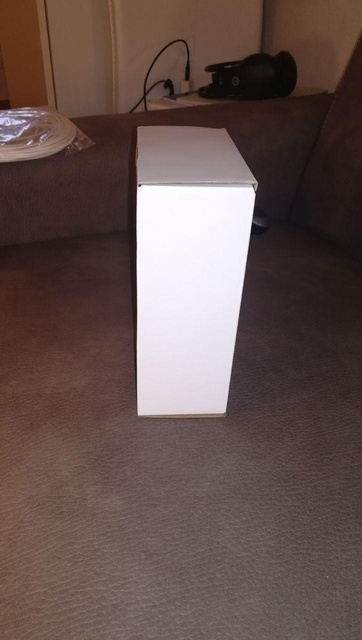
#> input picture 1-box/zimages/box/box2.jpg, 362 x 640 px, shrunk from 723 x 1280 before the run; the run also reads 1 picture not shown here
$ jupyter execute --allow-errors color_filtering.ipynb
#> lines starting #> are read from the running program, lines starting #| are printed output that depends on the picture
### histogram equalization

##### generalized h.e.

improves contrast by using whole colorspace range

##### contrast limited adaptive h.e.

same thing, on smaller chunks of image

https://docs.opencv.org/master/d5/daf/tutorial_py_histogram_equalization.html

###### NB ONLY FOR GRAYSCALED IMAGES

clahe method performs better avoiding to introduce too much bright pixels (added by ghe in the deep), but can be seen that in lowers the amount of "purely white" pixels, possibly this can harm contours recognition

[cell 1]
import cv2
from matplotlib import pyplot as plt
import numpy

image=cv2.cvtColor(cv2.imread('../zimages/box/box2.jpg'),cv2.COLOR_BGR2GRAY)
#> image: shape (640, 362); min 5, max 255, mean 87.7

#> (the rest of this cell did not finish here and is left out)

### normalization and equalization

**normalization** lets redefine min and max intensity : mapping to minNew and maxNew range

[cell 2]
import cv2
import numpy as np
from matplotlib import pyplot as plt

image=cv2.cvtColor(cv2.imread('../zimages/box/box4.jpg'),cv2.COLOR_BGR2GRAY)
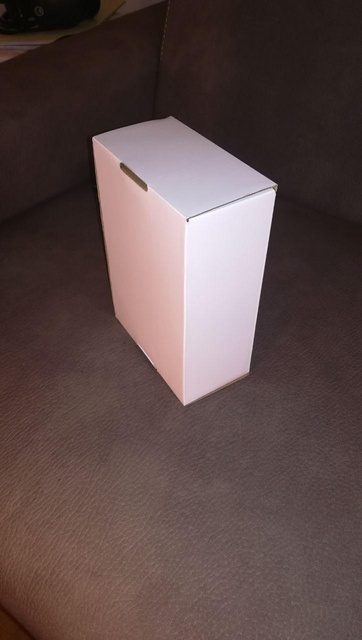
#> input picture 1-box/zimages/box/box4.jpg, 362 x 640 px, shrunk from 723 x 1280 before the run
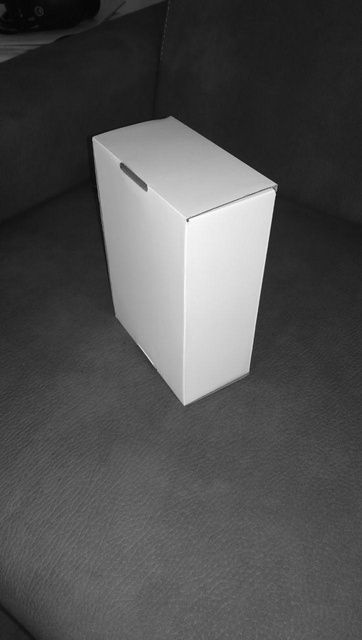
#> image: shape (640, 362); min 1, max 254, mean 80.5
hist,_ = np.histogram(image.flatten(),256,[0,256])
#> hist = 256 values, max 7859 at index 31, min 0 at index 0, mean 905

minNew=0
maxNew=255
normim=cv2.normalize(image,None,minNew,maxNew,cv2.NORM_MINMAX)
normhist,_=np.histogram(normim.flatten(),256,[0,256])
#> normhist = 256 values, max 7859 at index 30, min 0 at index 1, mean 905
normhist,_=np.histogram(normim.flatten(),256,[0,256])
eqim=cv2.equalizeHist(image)
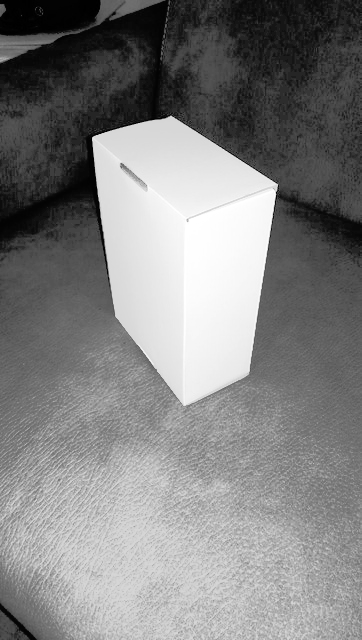
#> eqim: shape (640, 362); min 0, max 255, mean 129.1
eqhist,_=np.histogram(eqim.flatten(),256,[0,256])
#> eqhist = 256 values, max 7859 at index 37, min 0 at index 9, mean 905

plt.subplot(1,3,1)
plt.imshow(eqim,cmap='gray')
plt.subplot(1,3,2)
plt.imshow(image,cmap='gray')
plt.subplot(1,3,3)
plt.imshow(normim,cmap='gray')
plt.show()

plt.plot(hist,color = 'k')
plt.plot(eqhist,color = 'y')
plt.plot(normhist,color = 'r')
plt.show()
#> figure, not shown here; curve peaks at x = 31, y = 7859; curve peaks at x = 37, y = 7859; curve peaks at x = 30, y = 7859
#print(min(hist[hist>0]))

### effects on grayscaling and filtering order
almost no difference, more noticiable if the kernel of the filter gets smaller and the action gets bigger; hence the bilateral filter may be used before/after grayscale conversion

grayscale conversion seems to "compress the histogram toward the center of a valley-peak-valley area"

[cell 3]
import cv2
import numpy as np
from matplotlib import pyplot as plt

image=cv2.cvtColor(cv2.imread('../zimages/box/box4.jpg'),cv2.COLOR_BGR2RGB)
#> image: shape (640, 362, 3)
imagegray=cv2.cvtColor(image,cv2.COLOR_RGB2GRAY)

# bilateral filter on original and copy
fltparam=(21,51,51)
image=cv2.bilateralFilter(image,fltparam[0],fltparam[1],fltparam[2])
imagegray=cv2.bilateralFilter(imagegray,fltparam[0],fltparam[1],fltparam[2])

#reconversion of gray/conversion of colored filtered
#new=cv2.cvtColor(imagegray,cv.COLOR_GRAY2RGB) #CAN'T GO BACK since channels were merged
newgray=cv2.cvtColor(image,cv2.COLOR_RGB2GRAY)

#histogram comparison
histng,_ = np.histogram(newgray,256,[0,256])
#> histng = 256 values, max 9281 at index 33, min 0 at index 0, mean 905
histg,_ = np.histogram(imagegray,256,[0,256])
#> histg = 256 values, max 9114 at index 33, min 0 at index 0, mean 905
hist,_ = np.histogram(image,256,[0,256])
#> hist = 256 values, max 15965 at index 29, min 0 at index 0, mean 2715
plt.plot(hist,color = 'k')
plt.plot(histg,color = 'r')
plt.plot(histng,color = 'y')
plt.show()
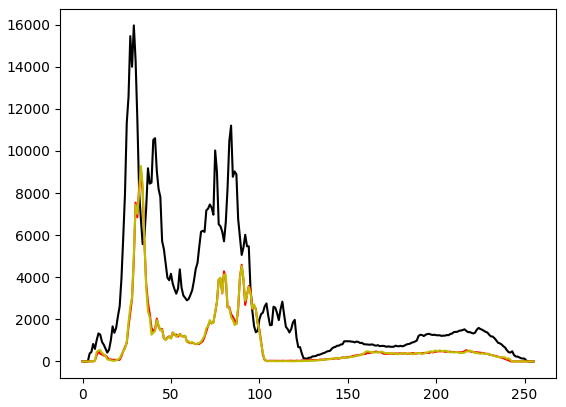
#> figure drawn by matplotlib, 1 panel; curve peaks at x = 29, y = 15965; curve peaks at x = 33, y = 9114; curve peaks at x = 33, y = 9281

### effect of bilateral filter on histogram

as expected, bilateral filter makes the histogram "more sharp" with steeper changes, since it enhances the edges.
must be noted that, as reported in the last chart, the histogram of merged and filtered channels is not identical to the one of the filtered original image, but the changes are not straightforward; for practiticity filter will be used on the full channel image directly

[cell 4]
import cv2
import numpy as np
from matplotlib import pyplot as plt

image=cv2.imread('../../images/box/box2.jpg')
#> image is the input picture: shape (640, 362, 3); mean B, G, R 79, 82.5, 101.3
hist,_=np.histogram(image,256,[0,256])
#> hist = 256 values, max 9282 at index 86, min 19 at index 1, mean 2715
imager,imageg,imageb = cv2.split(image)
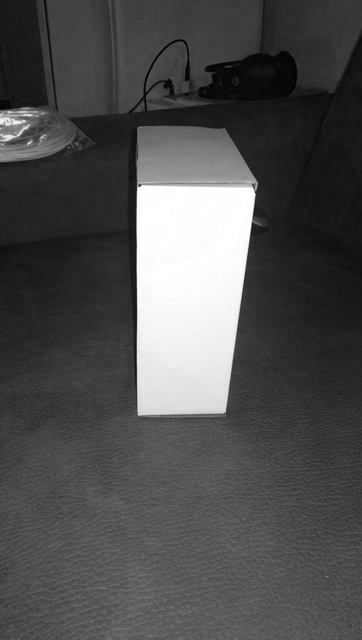
#> imager: shape (640, 362); min 0, max 255, mean 79
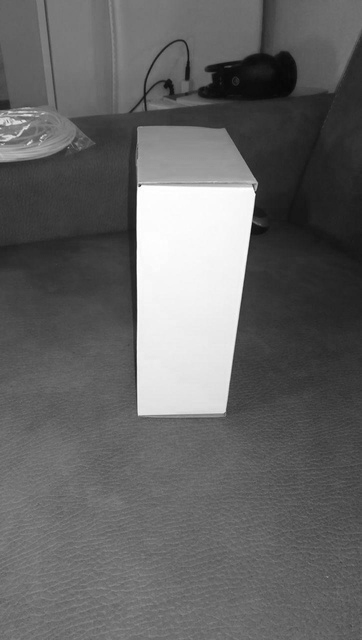
#> imageb: shape (640, 362); min 5, max 255, mean 101.3
histr,_ = np.histogram(imager,256,[0,256])
#> histr = 256 values, max 4102 at index 254, min 6 at index 200, mean 905
histg,_ = np.histogram(imageg,256,[0,256])
#> histg = 256 values, max 4765 at index 86, min 0 at index 1, mean 905
histb,_ = np.histogram(imageb,256,[0,256])
#> histb = 256 values, max 4598 at index 109, min 0 at index 0, mean 905
plt.plot(hist,color = 'y')
plt.plot(histr,color = 'r')
plt.plot(histg,color = 'g')
plt.plot(histb,color = 'b')
plt.show()
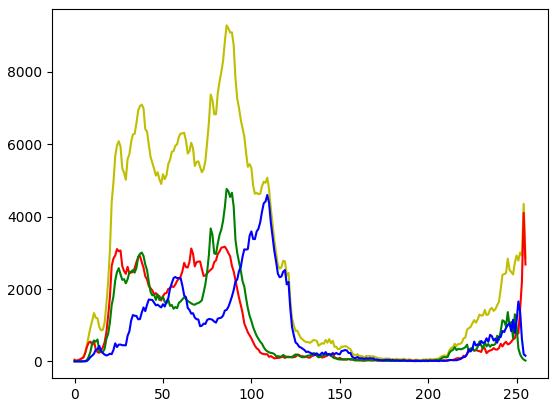
#> figure drawn by matplotlib, 1 panel; curve peaks at x = 86, y = 9282; curve peaks at x = 254, y = 4102; curve peaks at x = 86, y = 4765

fltparam=(21,51,51)
fimage=cv2.bilateralFilter(image,fltparam[0],fltparam[1],fltparam[2])
fimager=cv2.bilateralFilter(imager,fltparam[0],fltparam[1],fltparam[2])
fimageg=cv2.bilateralFilter(imageg,fltparam[0],fltparam[1],fltparam[2])
fimageb=cv2.bilateralFilter(imageb,fltparam[0],fltparam[1],fltparam[2])
fhist,_=np.histogram(fimage,256,[0,256])
#> fhist = 256 values, max 12458 at index 89, min 0 at index 0, mean 2715
fhistr,_ = np.histogram(fimager,256,[0,256])
#> fhistr = 256 values, max 5784 at index 87, min 0 at index 0, mean 905
fhistg,_ = np.histogram(fimageg,256,[0,256])
#> fhistg = 256 values, max 7462 at index 89, min 0 at index 0, mean 905
fhistb,_ = np.histogram(fimageb,256,[0,256])
#> fhistb = 256 values, max 5483 at index 113, min 0 at index 0, mean 905
plt.plot(fhist,color = 'k')
plt.plot(hist,color = 'y')
plt.show()
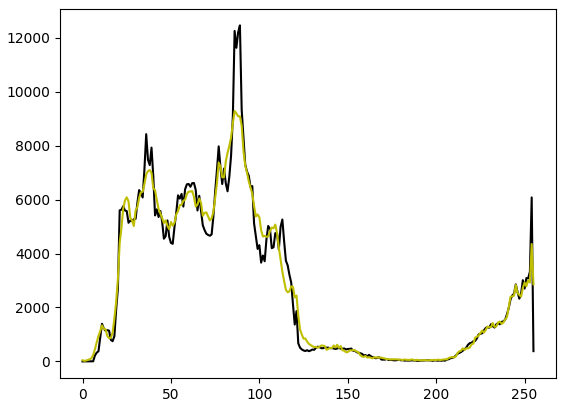
#> figure drawn by matplotlib, 1 panel; curve peaks at x = 89, y = 12458; curve peaks at x = 86, y = 9282
# similarly for other/joint channels

fmergimage=cv2.merge((fimager,fimageg,fimageb))
fmerghist,_=np.histogram(fmergimage,256,[0,256])
#> fmerghist = 256 values, max 13108 at index 89, min 0 at index 0, mean 2715
# rejointed and original image give same result

### clustering:
reducing the number of features( colors) in an image to have faster comparison

https://docs.opencv.org/master/d1/d5c/tutorial_py_kmeans_opencv.html

https://docs.opencv.org/master/de/d4d/tutorial_py_kmeans_understanding.html

could be done for faster processing, if a powerfull artifact remotion algorithm follows the adaptive color mask, otherwise could be better to leave also reflections' colors for add more weight to environmenteal conditions

[cell 5]
import numpy as np
import cv2 as cv
import matplotlib.pyplot as plt

img = cv.imread('../../images/marsyard/task.jpg')
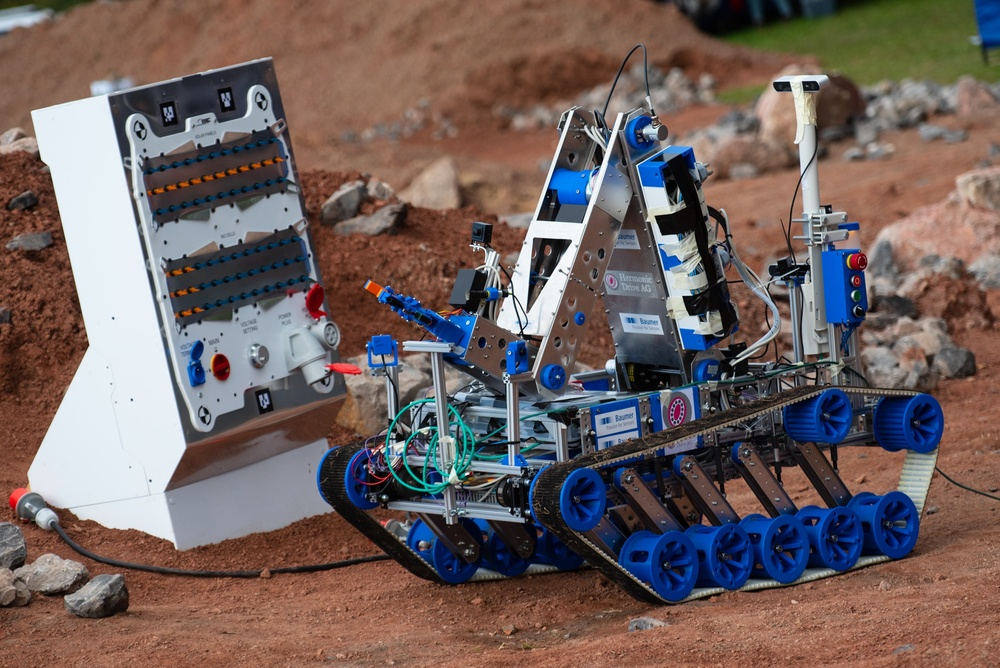
#> input picture images/marsyard/task.jpg, 1000 x 668 px, shrunk from 2000 x 1335 before the run
#> img is the input picture: shape (668, 1000, 3); mean B, G, R 95.3, 97.8, 112.9

#samples shall be float32, each feature in a single column
Z = img.reshape((-1,3))
# convert to np.float32
Z = np.float32(Z)
# define criteria, number of clusters(K) and apply kmeans()
criteria = (cv.TERM_CRITERIA_EPS + cv.TERM_CRITERIA_MAX_ITER, 10, 1.0)
K = 7
ret,label,center=cv.kmeans(Z,K,None,criteria,10,cv.KMEANS_PP_CENTERS)
#> ret = 569034623.8; center = [[48.19, 56.63, 74.17], [240.3, 234.8, 226.8], [163.4, 158.7, 156.8], [94.02, 110.5, 148.4], [30.53, 21.08, 19.84], [138.1, 62.94, 9.82], [69.46, 84.6, 116.9]]
# Now convert back into uint8, and make original image
center = np.uint8(center)
#> center = [[48, 56, 74], [240, 234, 226], [163, 158, 156], [94, 110, 148], [30, 21, 19], [138, 62, 9], [69, 84, 116]]
res = center[label.flatten()]
res2 = res.reshape((img.shape))
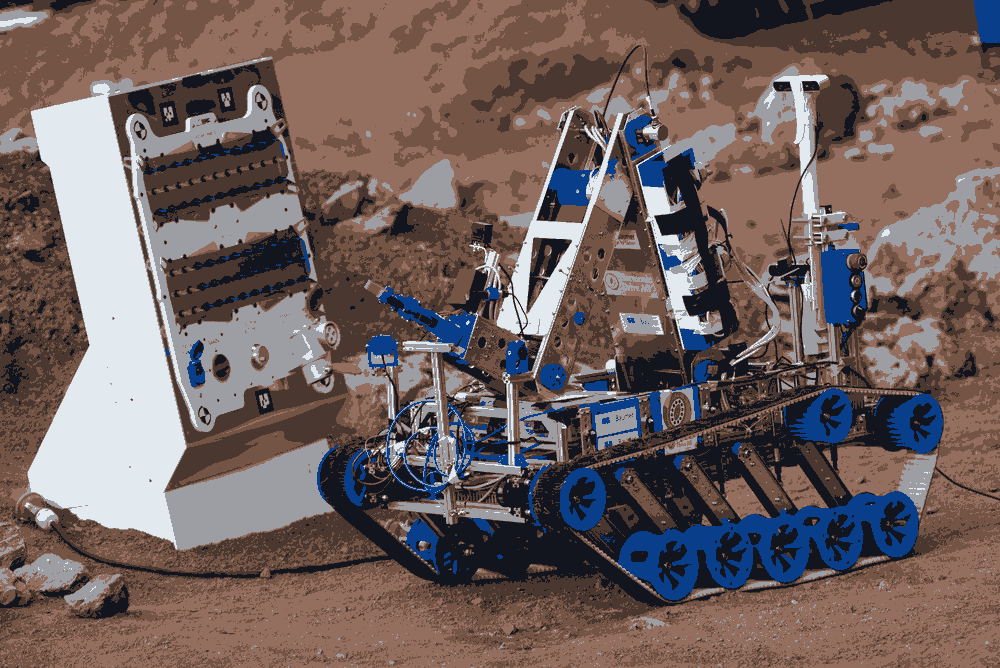
#> res2: shape (668, 1000, 3); mean B, G, R 95, 97.2, 112.3
plt.imshow(cv.cvtColor(res2,cv.COLOR_BGR2RGB))
plt.show()
plt.imshow(cv.cvtColor(img,cv.COLOR_BGR2RGB))
plt.show()
